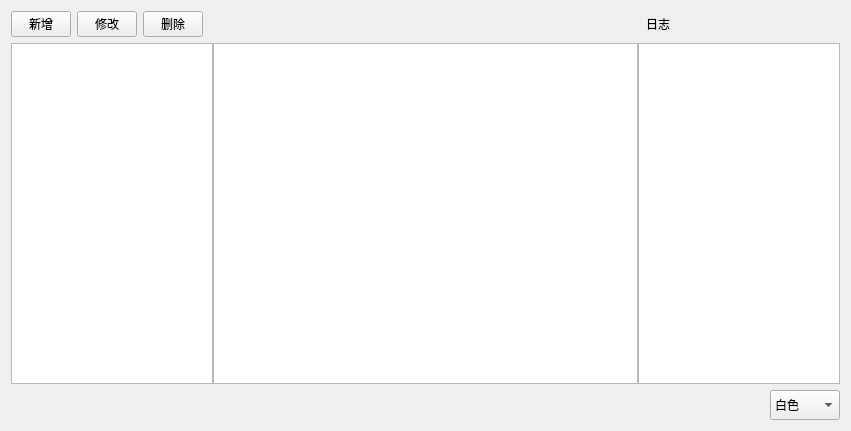
<?xml version="1.0" encoding="UTF-8"?>
<ui version="4.0">
 <class>AutomaticStartClass</class>
 <widget class="QWidget" name="AutomaticStartClass">
  <property name="geometry">
   <rect>
    <x>0</x>
    <y>0</y>
    <width>851</width>
    <height>431</height>
   </rect>
  </property>
  <property name="windowTitle">
   <string>AutomaticStart</string>
  </property>
  <property name="windowIcon">
   <iconset resource="AutomaticStart.qrc">
    <normaloff>:/仓鼠.ico</normaloff>:/仓鼠.ico</iconset>
  </property>
  <property name="layoutDirection">
   <enum>Qt::LayoutDirection::LeftToRight</enum>
  </property>
  <layout class="QGridLayout" name="gridLayout">
   <item row="0" column="3" alignment="Qt::AlignmentFlag::AlignRight">
    <widget class="QLabel" name="rightLabel">
     <property name="enabled">
      <bool>true</bool>
     </property>
     <property name="sizePolicy">
      <sizepolicy hsizetype="Expanding" vsizetype="Preferred">
       <horstretch>0</horstretch>
       <verstretch>0</verstretch>
      </sizepolicy>
     </property>
     <property name="minimumSize">
      <size>
       <width>0</width>
       <height>0</height>
      </size>
     </property>
     <property name="layoutDirection">
      <enum>Qt::LayoutDirection::LeftToRight</enum>
     </property>
     <property name="styleSheet">
      <string notr="true">font: 12pt &quot;仿宋&quot;;</string>
     </property>
     <property name="lineWidth">
      <number>1</number>
     </property>
     <property name="text">
      <string>日志</string>
     </property>
     <property name="alignment">
      <set>Qt::AlignmentFlag::AlignRight|Qt::AlignmentFlag::AlignTrailing|Qt::AlignmentFlag::AlignVCenter</set>
     </property>
     <property name="indent">
      <number>170</number>
     </property>
    </widget>
   </item>
   <item row="0" column="0">
    <layout class="QGridLayout" name="gridLayout_2">
     <property name="verticalSpacing">
      <number>0</number>
     </property>
     <item row="0" column="0">
      <widget class="QPushButton" name="addPlan">
       <property name="sizePolicy">
        <sizepolicy hsizetype="Preferred" vsizetype="Fixed">
         <horstretch>0</horstretch>
         <verstretch>0</verstretch>
        </sizepolicy>
       </property>
       <property name="maximumSize">
        <size>
         <width>60</width>
         <height>16777215</height>
        </size>
       </property>
       <property name="contextMenuPolicy">
        <enum>Qt::ContextMenuPolicy::PreventContextMenu</enum>
       </property>
       <property name="styleSheet">
        <string notr="true">font: bold 12pt '仿宋';
</string>
       </property>
       <property name="text">
        <string>新增</string>
       </property>
      </widget>
     </item>
     <item row="0" column="2">
      <widget class="QPushButton" name="deletePlan">
       <property name="sizePolicy">
        <sizepolicy hsizetype="Preferred" vsizetype="Fixed">
         <horstretch>0</horstretch>
         <verstretch>0</verstretch>
        </sizepolicy>
       </property>
       <property name="maximumSize">
        <size>
         <width>60</width>
         <height>16777215</height>
        </size>
       </property>
       <property name="styleSheet">
        <string notr="true">font: bold 12pt '仿宋';</string>
       </property>
       <property name="text">
        <string>删除</string>
       </property>
      </widget>
     </item>
     <item row="0" column="1">
      <widget class="QPushButton" name="editPlan">
       <property name="sizePolicy">
        <sizepolicy hsizetype="Preferred" vsizetype="Fixed">
         <horstretch>0</horstretch>
         <verstretch>0</verstretch>
        </sizepolicy>
       </property>
       <property name="maximumSize">
        <size>
         <width>60</width>
         <height>16777215</height>
        </size>
       </property>
       <property name="styleSheet">
        <string notr="true">font: bold 12pt '仿宋';</string>
       </property>
       <property name="text">
        <string>修改</string>
       </property>
      </widget>
     </item>
    </layout>
   </item>
   <item row="2" column="0" colspan="4">
    <layout class="QHBoxLayout" name="horizontalLayout_1">
     <property name="spacing">
      <number>0</number>
     </property>
     <item alignment="Qt::AlignmentFlag::AlignLeft">
      <widget class="QTableWidget" name="leftTable">
       <property name="sizePolicy">
        <sizepolicy hsizetype="Expanding" vsizetype="Expanding">
         <horstretch>0</horstretch>
         <verstretch>0</verstretch>
        </sizepolicy>
       </property>
       <property name="minimumSize">
        <size>
         <width>0</width>
         <height>0</height>
        </size>
       </property>
       <property name="maximumSize">
        <size>
         <width>16777215</width>
         <height>16777215</height>
        </size>
       </property>
      </widget>
     </item>
     <item>
      <widget class="QTableWidget" name="midTable">
       <property name="minimumSize">
        <size>
         <width>425</width>
         <height>0</height>
        </size>
       </property>
      </widget>
     </item>
     <item>
      <widget class="QTextBrowser" name="rightText">
       <property name="sizePolicy">
        <sizepolicy hsizetype="Preferred" vsizetype="Expanding">
         <horstretch>0</horstretch>
         <verstretch>0</verstretch>
        </sizepolicy>
       </property>
       <property name="maximumSize">
        <size>
         <width>16777215</width>
         <height>16777215</height>
        </size>
       </property>
      </widget>
     </item>
    </layout>
   </item>
   <item row="3" column="0" colspan="4">
    <layout class="QGridLayout" name="gridLayout_3" rowminimumheight="0" columnminimumwidth="0">
     <property name="leftMargin">
      <number>0</number>
     </property>
     <property name="topMargin">
      <number>0</number>
     </property>
     <item row="0" column="0" alignment="Qt::AlignmentFlag::AlignRight">
      <widget class="QComboBox" name="styleBox">
       <property name="sizePolicy">
        <sizepolicy hsizetype="Fixed" vsizetype="Fixed">
         <horstretch>0</horstretch>
         <verstretch>0</verstretch>
        </sizepolicy>
       </property>
       <property name="minimumSize">
        <size>
         <width>70</width>
         <height>30</height>
        </size>
       </property>
       <property name="styleSheet">
        <string notr="true">font:  12pt '仿宋';</string>
       </property>
       <property name="currentText">
        <string>白色</string>
       </property>
       <item>
        <property name="text">
         <string>白色</string>
        </property>
       </item>
       <item>
        <property name="text">
         <string>蓝色</string>
        </property>
       </item>
       <item>
        <property name="text">
         <string>黑色</string>
        </property>
       </item>
      </widget>
     </item>
    </layout>
   </item>
  </layout>
 </widget>
 <layoutdefault spacing="6" margin="11"/>
 <resources>
  <include location="AutomaticStart.qrc"/>
 </resources>
 <connections/>
</ui>
